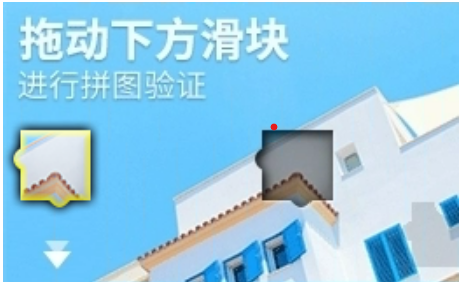
#> input picture 验证码识别/captcha.png, 463 x 283 px
$ python 'cv验证码.py'
#> lines starting #> are read from the running program, lines starting #| are printed output that depends on the picture; after the words box and inside, x2 and y2 are one past the last pixel; in counts of white or black regions, pixels touching at a corner belong together
import cv2
cap_ima = cv2.imread('captcha.png',0)
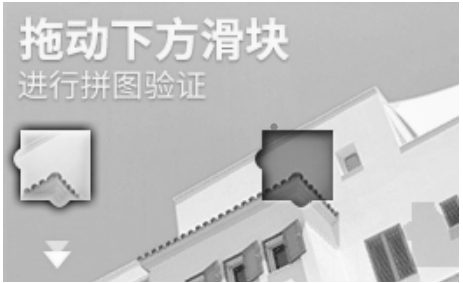
#> cap_ima: shape (283, 463); min 34, max 255, mean 193.7
tem_ima = cv2.imread('tm.png',0)
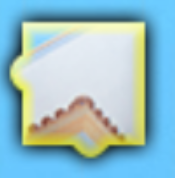
#> input picture 验证码识别/tm.png, 175 x 178 px
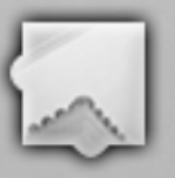
#> tem_ima: shape (178, 175); min 43, max 245, mean 183.2
#读取图片 灰度图片
#cap_img=cv2.cvtColor(cap_ima,cv2.)
#tem_img=cv2.cvtColor(tem_ima,cv2.COLOR_BGR2GRAY)
cv2.imshow('b',cap_ima)


#边缘检测
cap_canny = cv2.Canny(cap_ima,300,450)
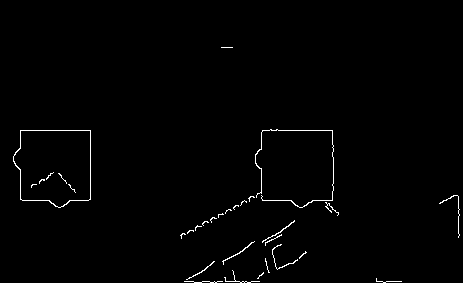
#> cap_canny: shape (283, 463); 1% white in thin lines or dots, all inside (x1, y1, x2, y2) = (13, 47, 460, 283)
tem_canny = cv2.Canny(tem_ima,300,450)
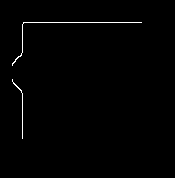
#> tem_canny: shape (178, 175); 0.77% white in thin lines or dots, all inside (x1, y1, x2, y2) = (12, 22, 142, 139)
cv2.imshow('c',cap_canny)
#轮廓获取
cap_tre= cv2.adaptiveThreshold(cap_canny,255,cv2.ADAPTIVE_THRESH_GAUSSIAN_C,cv2.THRESH_BINARY,5,0)
tem_tre= cv2.adaptiveThreshold(tem_canny,244,cv2.ADAPTIVE_THRESH_GAUSSIAN_C,cv2.THRESH_BINARY,5,0)
cv2.imshow('d',cap_tre)

# [7 lines of commented-out code are left out]

cv2.imwrite('1.png',cap_ima)
cv2.waitKey(5000)

#https://blog.csdn.net/ysuprogrammer_li/article/details/124709997?ops_request_misc=%257B%2522request%255Fid%2522%253A%2522166265606516800182776257%2522%252C%2522scm%2522%253A%252220140713.130102334..%2522%257D&request_id=166265606516800182776257&biz_id=0&utm_medium=distribute.pc_search_result.none-task-blog-2~all~sobaiduend~default-1-124709997-null-null.142^v47^control,201^v3^add_ask&utm_term=%E7%88%AC%E8%99%AB%E6%BB%91%E5%9D%97%E9%AA%8C%E8%AF%81%E7%A0%81&spm=1018.2226.3001.4187
